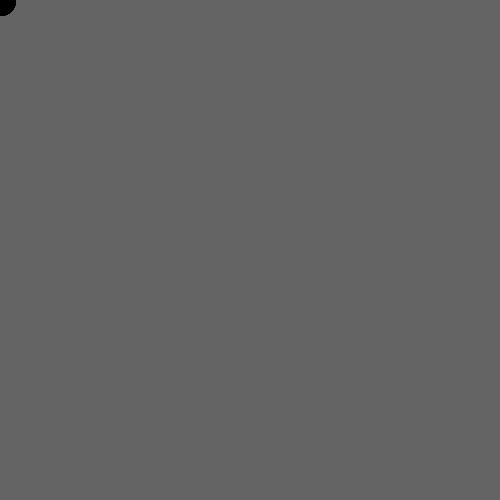
Frame 1 (no input)
Frame 60 (the mouse pressed at the canvas centre just before this capture): identical to frame 1, image omitted
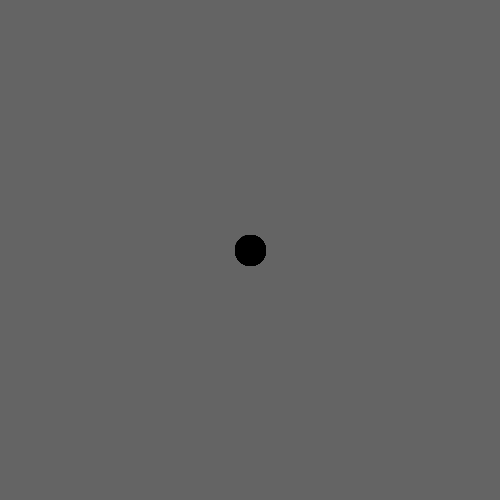
Frame 120 (the mouse held since frame 60 and released just before this capture)

The Processing sketch that drew these frames (run headless with seeded random() and noise(); from frame 60 on, the mouse is pressed at the canvas centre):

// Processing sketch: a
// ── a.pde
int x[] = new int [30]; //10個円のx座標
int y[] = new int [30]; //y座標
int rgb[] = new int [30];

void setup() {
  size(500, 500);
  for (int i=0; i<30; i++) {
    x[i] = 0; //初期の座標を
    y[i] = 0; //初期の座標を
  }
}

void draw() {
    background(100);//画面リセット
    x[0] = mouseX; 
    y[0] = mouseY;
    rgb[0]= 255;
    fill(rgb[0],rgb[0],rgb[0]);
    ellipse(x[0], y[0], 30, 30);
    for (int i=29; i>0; i--) {
      x[i] = x[i-1];
      y[i] = y[i-1];
      rgb[i] = rgb[i]-8*i;
      fill(rgb[i],rgb[i],rgb[i]);
      ellipse(x[i], y[i], 30, 30);
    }
  }
